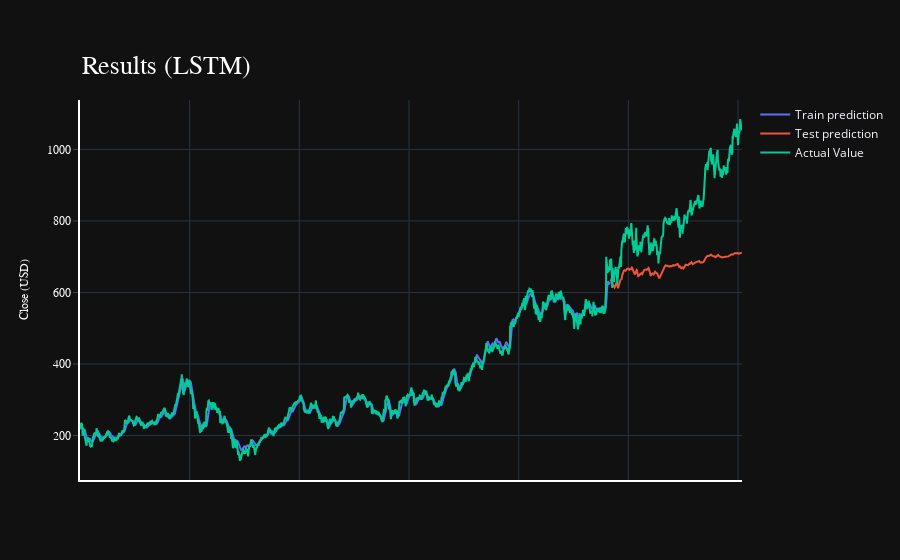

Source (notebook cell):
### Code cell
import plotly.express as px
import plotly.graph_objects as go

fig = go.Figure()
fig.add_trace(go.Scatter(go.Scatter(x=result.index, y=result[0],
                    mode='lines',
                    name='Train prediction')))
fig.add_trace(go.Scatter(x=result.index, y=result[1],
                    mode='lines',
                    name='Test prediction'))
fig.add_trace(go.Scatter(go.Scatter(x=result.index, y=result[2],
                    mode='lines',
                    name='Actual Value')))
fig.update_layout(
    xaxis=dict(
        showline=True,
        showgrid=True,
        showticklabels=False,
        linecolor='white',
        linewidth=2
    ),
    yaxis=dict(
        title_text='Close (USD)',
        titlefont=dict(
            family='Rockwell',
            size=12,
            color='white',
        ),
        showline=True,
        showgrid=True,
        showticklabels=True,
        linecolor='white',
        linewidth=2,
        ticks='outside',
        tickfont=dict(
            family='Rockwell',
            size=12,
            color='white',
        ),
    ),
    showlegend=True,
    template = 'plotly_dark'

)



annotations = []
annotations.append(dict(xref='paper', yref='paper', x=0.0, y=1.05,
                              xanchor='left', yanchor='bottom',
                              text='Results (LSTM)',
                              font=dict(family='Rockwell',
                                        size=26,
                                        color='white'),
                              showarrow=False))
fig.update_layout(annotations=annotations)

fig.show()

### Figure 1 — Plotly figure (JSON) as saved in the notebook; plotly's stock layout.template omitted (floating-point values rounded to 4 significant figures; data arrays with more than 128 entries replaced by an {"elided": "..."} marker saying what was removed)
{"data": [{"mode": "lines", "name": "Train prediction", "type": "scatter", "x": {"elided": "3019 int values"}, "y": {"elided": "3019 float values"}}, {"mode": "lines", "name": "Test prediction", "type": "scatter", "x": {"elided": "3019 int values"}, "y": {"elided": "3019 float values"}}, {"mode": "lines", "name": "Actual Value", "type": "scatter", "x": {"elided": "3019 int values"}, "y": {"elided": "3019 float values"}}], "layout": {"annotations": [{"font": {"color": "white", "family": "Rockwell", "size": 26}, "showarrow": false, "text": "Results (LSTM)", "x": 0, "xanchor": "left", "xref": "paper", "y": 1.05, "yanchor": "bottom", "yref": "paper"}], "showlegend": true, "xaxis": {"linecolor": "white", "linewidth": 2, "showgrid": true, "showline": true, "showticklabels": false}, "yaxis": {"linecolor": "white", "linewidth": 2, "showgrid": true, "showline": true, "showticklabels": true, "tickfont": {"color": "white", "family": "Rockwell", "size": 12}, "ticks": "outside", "title": {"font": {"color": "white", "family": "Rockwell", "size": 12}, "text": "Close (USD)"}}}}
